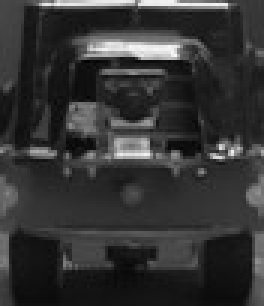
#> input picture catkin_ws/src/vehicle_detection_tracking/ObjectModel/positive001.jpg, 88 x 102 px (shown 3 times larger); its folder holds only this picture in this run
$ python -i detector_tester.py   (imports and definitions only)   (Python 2 division)   (older library calls are emulated)
#> lines starting #> are read from the running program, lines starting #| are printed output that depends on the picture; after the words box and inside, x2 and y2 are one past the last pixel; in counts of white or black regions, pixels touching at a corner belong together
#> further down, picture is the input picture: shape (102, 88, 3); min 3, max 248, mean 52.3
#!/usr/bin/env python
import cv2
import os
import numpy as np
import math
import random
import matplotlib.pyplot as plt
import itertools
from time import time
from time import clock
from scipy import stats

class Detector():
	def __init__(self):
		self.img = None
		self.viz = None
		self.nccImg = None
		self.integral_img = None
		self.fig = 0
		self.vehicle_variance = 0
		self.init_windows = []
		self.windows = []
		self.numWindows = 0
		self.es = cv2.getStructuringElement(cv2.MORPH_ELLIPSE, (3,3))
		self.init_fern()
		self.sliding_windows()

	def sliding_windows(self):
		t0 = time()
		scale_factor = 1.2
		min_window_width = 36
		min_window_height = 43
		img_height = 120
		img_width = 640
		win_size_w = min_window_width
		win_size_h = min_window_height
		shift_w = int(round(0.1*win_size_w))
		shift_h = int(round(0.1*win_size_h))
		index = 0
		while win_size_w < img_width/4 and win_size_h < img_height:
			for x in xrange(0, img_width-win_size_w, shift_w):
				for y in xrange(0, img_height-win_size_h, shift_h):
					self.init_windows[index:index+4] = [x,y,x+win_size_w, y+win_size_h]
					index +=4
					self.numWindows += 1
				self.init_windows.append("switch")
			win_size_h=int(round(scale_factor*win_size_h))
			win_size_w=int(round(scale_factor*win_size_w))
			shift_w = int(round(0.1*win_size_w))
			shift_h = int(round(0.1*win_size_h))
		return self.init_windows

	def init_fern(self):
		self.posteriors_pos = [1]*(2**10)*10
		self.posteriors_neg = [1]*(2**10)*10

	# [4 lines left out: function train, not called in this run]


	def mean_filter(self,win):
		_sum = self.integral_img[win[1],win[0]] + self.integral_img[win[3]+1,win[2]+1] - \
				self.integral_img[win[3]+1,win[0]] - self.integral_img[win[1],win[2]+1]
		numPixels = (win[2]-win[0]+1)*(win[3]-win[1]+1)
		avg = _sum/numPixels
		win = [win[0],win[1],win[2],(win[3]+win[1])/2]
		_sum = self.integral_img[win[1],win[0]] + self.integral_img[win[3]+1,win[2]+1] - \
				self.integral_img[win[3]+1,win[0]] - self.integral_img[win[1],win[2]+1]
		numPixels = (win[2]-win[0]+1)*(win[3]-win[1]+1)
		avg_upper = _sum/numPixels
		if 10 <= avg <= 30:
			if avg_upper <= 5:
				return True
		else:
			return False

	def bool2binary(self,boolean):
		return ''.join(['1' if x else '0' for x in boolean])

	def int2binary(self,integer):
		return '{0:08b}'.format(integer)

	# [222 lines left out: functions fern, update_fern, cal_prob, isVehicle, nearest_neighbor, generate_negative and 3 more, not called in this run]

	def get_posterior(self):
		return self.posteriors_pos, self.posteriors_neg

	def set_posterior(self,pos_dist,neg_dist):
		self.posteriors_pos = pos_dist
		self.posteriors_neg = neg_dist


	def image_transformation(self,image):
		self.nccImg = cv2.cvtColor(image.copy(), cv2.COLOR_BGR2GRAY)
		self.viz = self.nccImg.copy()
		# img = cv2.GaussianBlur(img, (3,3), 3.0)
		# img = cv2.equalizeHist(self.nccImg.copy())
		img = cv2.threshold(self.nccImg.copy(), 230, 255, cv2.THRESH_BINARY)[1]
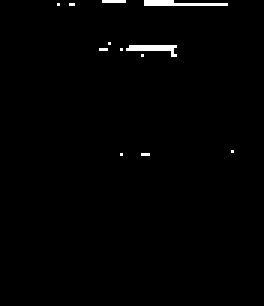
#> img: shape (102, 88) (shown 3 times larger); 1.1% white in thin lines or dots, all inside (x1, y1, x2, y2) = (19, 0, 78, 52)
		# img = cv2.dilate(img, self.es, iterations=1)
		# cv2.imshow("Threshold", img)
		# cv2.waitKey(1)
		return img

	def set_video(self,video):
		self.video = cv2.VideoCapture(video)
		# self.video.set(cv2.cv.CV_CAP_PROP_POS_FRAMES,32)

	def run(self,frame):
		param = dict(winSize_match=10, method=cv2.cv.CV_TM_CCOEFF_NORMED)
		self.img = self.image_transformation(frame)
		self.integral_img = cv2.integral(self.img)
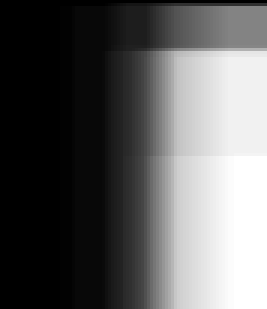
#> self.integral_img: shape (103, 89) int32 (shown 3 times larger); min 0, max 24225, mean 8915.8; drawn with min black and max white
		image = self.viz.copy()
		list_vehicle = []
		index = 0
		prev_ind = 0
		switch = False
		while index < len(self.init_windows):
			if self.init_windows[index] != "switch":
				win = self.init_windows[index:index+4]
				if self.mean_filter(win):
					step = (index - prev_ind)/4
					if step < 10 and not switch:
						featureVector = self.fern(win,-1,step)
						prob = self.cal_prob(featureVector)
						veh = self.isVehicle(prob)
						if veh:
							list_vehicle.append(win)
							# cv2.rectangle(image, (win[0],win[1]), (win[2],win[3]),(0,255,0),2)
							# cv2.imshow("Image", image)
							# cv2.waitKey(1)
					else:
						if switch:
							switch = False
						featureVector = self.fern(win,-1,0)
						prob = self.cal_prob(featureVector)
						veh = self.isVehicle(prob)
						if veh:
							list_vehicle.append(win)
							# cv2.rectangle(image, (win[0],win[1]), (win[2],win[3]),(0,255,0),2)
							# cv2.imshow("Image", image)
							# cv2.waitKey(1)
					prev_ind = index
			if self.init_windows[index] == "switch":
				index += 1
				switch = True
				continue
			index += 4
#> this loop made 16 passes
#> (avg in mean_filter, avg_upper in mean_filter) on passes 1 to 12: (1, 3), (0, 1), (0, 1), (0, 1), (0, 0), (0, 0), (0, 0), (0, 0), (0, 0), (0, 0), (0, 0), (0, 0)

		if len(list_vehicle) > 0:
			vehicle = self.nearest_neighbor(list_vehicle, **param)
			# [6 lines of commented-out code are left out]
			if vehicle:
				cv2.rectangle(frame, (vehicle[0],vehicle[1]), (vehicle[2],vehicle[3]),(255,0,0),1)
				cv2.imshow("Detected Window", frame)
				cv2.waitKey(1)
				# print vehicle
				return vehicle
			else:
				# cv2.imshow("Detected Window", frame)
				cv2.waitKey(1)
				print "No good correlation"
				return None
		else:
			cv2.imshow("Detected Window", frame)
			cv2.waitKey(1)
			print "No vehicle detected"
			return None
		# [85 lines of commented-out code are left out]

>>> import cv2
>>> picture = cv2.imread('../ObjectModel/positive001.jpg')
#> (the run stopped early here; a loop or call above may not have finished)
